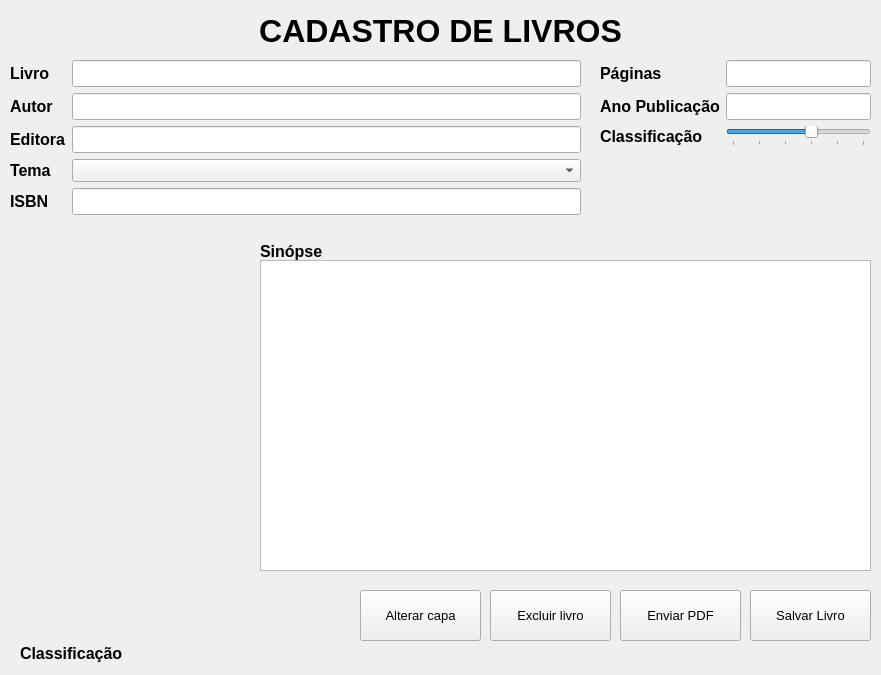
<?xml version="1.0" encoding="UTF-8"?>
<ui version="4.0">
 <class>Form</class>
 <widget class="QWidget" name="Form">
  <property name="windowModality">
   <enum>Qt::WindowModal</enum>
  </property>
  <property name="geometry">
   <rect>
    <x>0</x>
    <y>0</y>
    <width>881</width>
    <height>675</height>
   </rect>
  </property>
  <property name="maximumSize">
   <size>
    <width>999999</width>
    <height>999999</height>
   </size>
  </property>
  <property name="windowTitle">
   <string>Cadastro de livros</string>
  </property>
  <widget class="QLabel" name="label">
   <property name="geometry">
    <rect>
     <x>10</x>
     <y>10</y>
     <width>861</width>
     <height>41</height>
    </rect>
   </property>
   <property name="font">
    <font>
     <pointsize>24</pointsize>
     <weight>75</weight>
     <bold>true</bold>
    </font>
   </property>
   <property name="text">
    <string>CADASTRO DE LIVROS</string>
   </property>
   <property name="alignment">
    <set>Qt::AlignCenter</set>
   </property>
  </widget>
  <widget class="QPushButton" name="btSalvarLivro">
   <property name="geometry">
    <rect>
     <x>750</x>
     <y>590</y>
     <width>121</width>
     <height>51</height>
    </rect>
   </property>
   <property name="font">
    <font>
     <pointsize>10</pointsize>
    </font>
   </property>
   <property name="text">
    <string>Salvar Livro</string>
   </property>
   <property name="icon">
    <iconset>
     <normaloff>../../resources/icons/save_16dp_48752C.png</normaloff>../../resources/icons/save_16dp_48752C.png</iconset>
   </property>
   <property name="iconSize">
    <size>
     <width>24</width>
     <height>24</height>
    </size>
   </property>
  </widget>
  <widget class="QWidget" name="formLayoutWidget">
   <property name="geometry">
    <rect>
     <x>10</x>
     <y>60</y>
     <width>571</width>
     <height>161</height>
    </rect>
   </property>
   <layout class="QFormLayout" name="formLayout">
    <item row="0" column="0">
     <widget class="QLabel" name="label_2">
      <property name="font">
       <font>
        <pointsize>12</pointsize>
        <weight>75</weight>
        <bold>true</bold>
       </font>
      </property>
      <property name="text">
       <string>Livro</string>
      </property>
     </widget>
    </item>
    <item row="0" column="1">
     <widget class="QLineEdit" name="txtLivro">
      <property name="font">
       <font>
        <pointsize>12</pointsize>
       </font>
      </property>
     </widget>
    </item>
    <item row="1" column="0">
     <widget class="QLabel" name="label_3">
      <property name="font">
       <font>
        <pointsize>12</pointsize>
        <weight>75</weight>
        <bold>true</bold>
       </font>
      </property>
      <property name="text">
       <string>Autor</string>
      </property>
     </widget>
    </item>
    <item row="1" column="1">
     <widget class="QLineEdit" name="txtAutor">
      <property name="font">
       <font>
        <pointsize>12</pointsize>
       </font>
      </property>
     </widget>
    </item>
    <item row="2" column="0">
     <widget class="QLabel" name="label_4">
      <property name="font">
       <font>
        <pointsize>12</pointsize>
        <weight>75</weight>
        <bold>true</bold>
       </font>
      </property>
      <property name="text">
       <string>Editora</string>
      </property>
     </widget>
    </item>
    <item row="2" column="1">
     <widget class="QLineEdit" name="txtEditora">
      <property name="font">
       <font>
        <pointsize>12</pointsize>
       </font>
      </property>
     </widget>
    </item>
    <item row="3" column="0">
     <widget class="QLabel" name="label_5">
      <property name="font">
       <font>
        <pointsize>12</pointsize>
        <weight>75</weight>
        <bold>true</bold>
       </font>
      </property>
      <property name="text">
       <string>Tema</string>
      </property>
     </widget>
    </item>
    <item row="3" column="1">
     <widget class="QComboBox" name="cbTema">
      <property name="enabled">
       <bool>true</bool>
      </property>
      <property name="font">
       <font>
        <pointsize>10</pointsize>
       </font>
      </property>
      <property name="editable">
       <bool>false</bool>
      </property>
     </widget>
    </item>
    <item row="4" column="0">
     <widget class="QLabel" name="label_6">
      <property name="font">
       <font>
        <pointsize>12</pointsize>
        <weight>75</weight>
        <bold>true</bold>
       </font>
      </property>
      <property name="text">
       <string>ISBN</string>
      </property>
     </widget>
    </item>
    <item row="4" column="1">
     <widget class="QLineEdit" name="txtIsbn">
      <property name="font">
       <font>
        <pointsize>12</pointsize>
       </font>
      </property>
     </widget>
    </item>
   </layout>
  </widget>
  <widget class="QLabel" name="lbCapa">
   <property name="geometry">
    <rect>
     <x>10</x>
     <y>260</y>
     <width>241</width>
     <height>311</height>
    </rect>
   </property>
   <property name="autoFillBackground">
    <bool>false</bool>
   </property>
   <property name="text">
    <string/>
   </property>
   <property name="pixmap">
    <pixmap>../../resources/img/capa_programa_principal.png</pixmap>
   </property>
   <property name="scaledContents">
    <bool>true</bool>
   </property>
  </widget>
  <widget class="QWidget" name="formLayoutWidget_2">
   <property name="geometry">
    <rect>
     <x>600</x>
     <y>60</y>
     <width>271</width>
     <height>161</height>
    </rect>
   </property>
   <layout class="QFormLayout" name="formLayout_2">
    <item row="0" column="0">
     <widget class="QLabel" name="label_8">
      <property name="font">
       <font>
        <pointsize>12</pointsize>
        <weight>75</weight>
        <bold>true</bold>
       </font>
      </property>
      <property name="text">
       <string>Páginas</string>
      </property>
     </widget>
    </item>
    <item row="0" column="1">
     <widget class="QLineEdit" name="txtPaginas">
      <property name="font">
       <font>
        <pointsize>12</pointsize>
       </font>
      </property>
     </widget>
    </item>
    <item row="1" column="0">
     <widget class="QLabel" name="label_9">
      <property name="font">
       <font>
        <pointsize>12</pointsize>
        <weight>75</weight>
        <bold>true</bold>
       </font>
      </property>
      <property name="text">
       <string>Ano Publicação</string>
      </property>
     </widget>
    </item>
    <item row="1" column="1">
     <widget class="QLineEdit" name="txtAno">
      <property name="font">
       <font>
        <pointsize>12</pointsize>
       </font>
      </property>
     </widget>
    </item>
    <item row="2" column="0">
     <widget class="QLabel" name="label_10">
      <property name="font">
       <font>
        <pointsize>12</pointsize>
        <weight>75</weight>
        <bold>true</bold>
       </font>
      </property>
      <property name="text">
       <string>Classificação</string>
      </property>
     </widget>
    </item>
    <item row="2" column="1">
     <widget class="QSlider" name="sliderClassificacao">
      <property name="font">
       <font>
        <weight>50</weight>
        <bold>false</bold>
        <strikeout>false</strikeout>
       </font>
      </property>
      <property name="autoFillBackground">
       <bool>false</bool>
      </property>
      <property name="maximum">
       <number>5</number>
      </property>
      <property name="pageStep">
       <number>1</number>
      </property>
      <property name="value">
       <number>3</number>
      </property>
      <property name="orientation">
       <enum>Qt::Horizontal</enum>
      </property>
      <property name="tickPosition">
       <enum>QSlider::TicksBelow</enum>
      </property>
     </widget>
    </item>
   </layout>
  </widget>
  <widget class="QTextEdit" name="txtSinopse">
   <property name="geometry">
    <rect>
     <x>260</x>
     <y>260</y>
     <width>611</width>
     <height>311</height>
    </rect>
   </property>
  </widget>
  <widget class="QPushButton" name="btAlterarCapa">
   <property name="geometry">
    <rect>
     <x>360</x>
     <y>590</y>
     <width>121</width>
     <height>51</height>
    </rect>
   </property>
   <property name="font">
    <font>
     <pointsize>10</pointsize>
    </font>
   </property>
   <property name="text">
    <string>Alterar capa</string>
   </property>
   <property name="icon">
    <iconset>
     <normaloff>../../resources/icons/style_24dp_5F6368.png</normaloff>../../resources/icons/style_24dp_5F6368.png</iconset>
   </property>
   <property name="iconSize">
    <size>
     <width>24</width>
     <height>24</height>
    </size>
   </property>
  </widget>
  <widget class="QLabel" name="label_11">
   <property name="geometry">
    <rect>
     <x>260</x>
     <y>240</y>
     <width>104</width>
     <height>22</height>
    </rect>
   </property>
   <property name="font">
    <font>
     <pointsize>12</pointsize>
     <weight>75</weight>
     <bold>true</bold>
    </font>
   </property>
   <property name="text">
    <string>Sinópse</string>
   </property>
  </widget>
  <widget class="QPushButton" name="btExcluirLivro">
   <property name="geometry">
    <rect>
     <x>490</x>
     <y>590</y>
     <width>121</width>
     <height>51</height>
    </rect>
   </property>
   <property name="font">
    <font>
     <pointsize>10</pointsize>
    </font>
   </property>
   <property name="text">
    <string>Excluir livro</string>
   </property>
   <property name="icon">
    <iconset>
     <normaloff>../../resources/icons/delete_forever_16dp_BB271A.png</normaloff>../../resources/icons/delete_forever_16dp_BB271A.png</iconset>
   </property>
   <property name="iconSize">
    <size>
     <width>24</width>
     <height>24</height>
    </size>
   </property>
  </widget>
  <widget class="QPushButton" name="btEnviarPDF">
   <property name="geometry">
    <rect>
     <x>620</x>
     <y>590</y>
     <width>121</width>
     <height>51</height>
    </rect>
   </property>
   <property name="font">
    <font>
     <pointsize>10</pointsize>
    </font>
   </property>
   <property name="text">
    <string>Enviar PDF</string>
   </property>
   <property name="icon">
    <iconset>
     <normaloff>../../resources/icons/file_upload_24dp_5F6368.png</normaloff>../../resources/icons/file_upload_24dp_5F6368.png</iconset>
   </property>
   <property name="iconSize">
    <size>
     <width>24</width>
     <height>24</height>
    </size>
   </property>
  </widget>
  <widget class="QLabel" name="lbStatus">
   <property name="geometry">
    <rect>
     <x>20</x>
     <y>640</y>
     <width>851</width>
     <height>27</height>
    </rect>
   </property>
   <property name="font">
    <font>
     <pointsize>12</pointsize>
     <weight>75</weight>
     <bold>true</bold>
    </font>
   </property>
   <property name="text">
    <string>Classificação</string>
   </property>
  </widget>
 </widget>
 <resources/>
 <connections/>
</ui>
